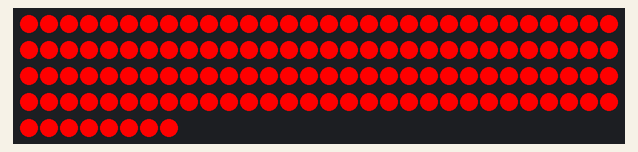
Simulated run of this sketch. Board: Arduino Uno, built with avr-gcc and run on an emulated ATmega328P. Parts: 128 RGB LEDs in strip order, left to right, continuing on the next row.

Above: at 0.1 s.

The sketch:

sketch_sep13a2333.ino
```cpp
#include "Adafruit_WS2801.h"

Adafruit_WS2801 strip = Adafruit_WS2801(128);


void setup()
{
  strip.begin();
  strip.show();
}

void loop()
{
  set_red();
  delay(200);
  set_off();
  delay(200);
}

void set_off(void)
{
  for(int i=0; i<strip.numPixels(); i++)
  {
    strip.setPixelColor(i, 0, 0, 0);
  }
  strip.show();
}

void set_red(void)
{
  for(int i=0; i<128; ++i)
  {
    strip.setPixelColor(i, 255, 0, 0);
  }
  strip.show();
}
```
